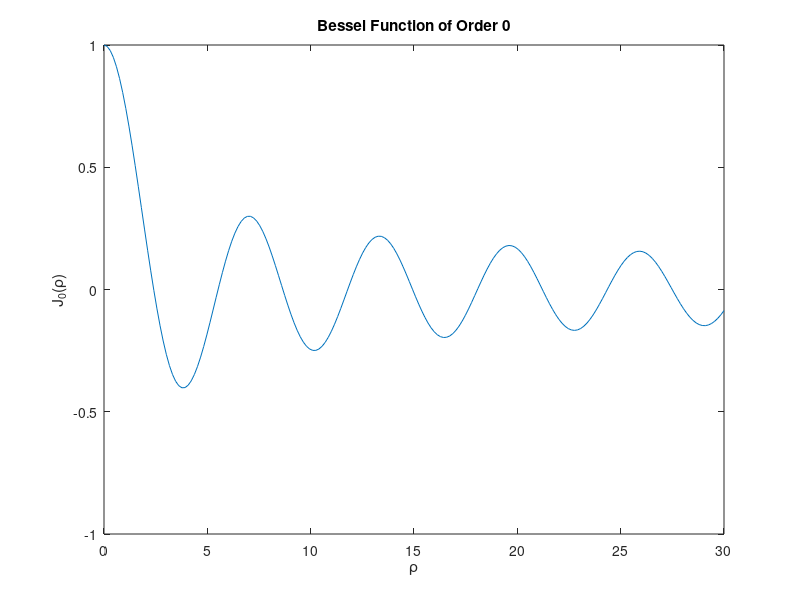

The MATLAB source for this figure: (Note: this script raises an error after producing the figure.)
%EP 501
%Homework 2
%Julio Guardado

clc;clear;close all;

%% Problem 1, Part a: first root of 0 order bessel function

%define function and setup
rho = linspace(0,30,200);
eta = .01;
maxit = 100;
tol = 1e-9;
f = @besselj;
f_rho = besselj(0,rho);

%plot function to find initial guess
figure(1);
plot(rho,f_rho)
xlabel('\rho');
ylabel('J_0(\rho)');
title('Bessel Function of Order 0')

%find first root using approximate newton method
x0 = 2.5;
[xNewtApprox, niter1,~] = newton_approx_bess(x0,eta,maxit,tol);


%% Problem 1,Part C: first six roots of order 0 bessel function
bess0_roots = zeros(1,7);       %allocate space for roots and number of iterations
niter = zeros(1,7);             %index 1 is only used for checking
x0 = 0;
i = 2;
while (i<8)                      %iterate using approx newton function
    x0 = x0 + 3;
    [bess0_roots(i),niter(i),~] = newton_approx_bess(x0,eta,maxit,tol);
    disp(bess0_roots(i) == bess0_roots(i-1))
    %check for convergence on the same root or out of order root
    if(bess0_roots(i) == bess0_roots(i-1))% || bess0_roots(i) < bess0_roots(i-1))
        i = i-1;
        x0 = x0 + x0;
        disp('ahhhhh')
    else
        i = i+1;
    end
    
end
disp(bess0_roots)

